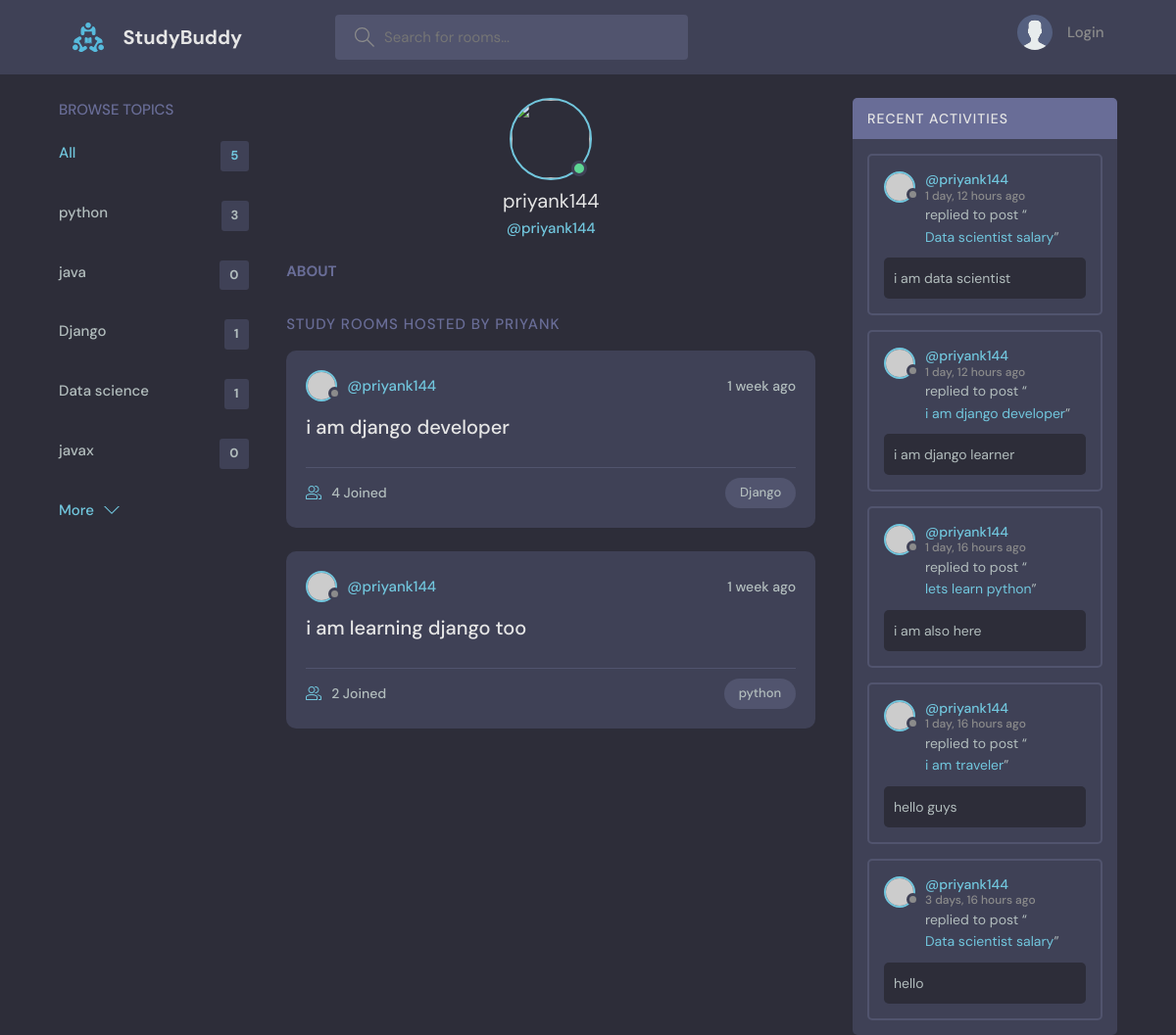
The app's page /profile/1 with its own data.
### base/models.py (models this page shows, shortened)
class Topic(models.Model):
    name = models.CharField(max_length=200)

class Room(models.Model):
    host = models.ForeignKey(User, on_delete=models.SET_NULL, null = True)
    topic = models.ForeignKey(Topic, on_delete=models.SET_NULL, null=True)
    name = models.CharField(max_length=200)
    description = models.TextField(null = True, blank = True)
    participants = models.ManyToManyField(User, related_name = 'participants', blank = True)
    updated = models.DateTimeField(auto_now=True)
    created = models.DateTimeField(auto_now_add=True)
    class Meta:
        ordering = ['-updated', '-created'] # '-' for descending order
    def __str__(self):
        return self.name

class Message(models.Model):
    user = models.ForeignKey(User, on_delete=models.CASCADE)
    room = models.ForeignKey(Room, on_delete=models.CASCADE) #cascade means if room deleted then all message from that room will get deleted.
    body = models.TextField()
    updated = models.DateTimeField(auto_now=True)
    created = models.DateTimeField(auto_now_add=True)
    class Meta:
        ordering = ['-updated', '-created'] # '-' for descending order

### base/views.py (the view)
# urls.py: path('profile/<str:pk>', views.userProfile, name = "user-profile"),
def userProfile(request, pk):
    user = User.objects.get(id = pk)
    rooms = user.room_set.all()
    room_messages = user.message_set.all()
    topics = Topic.objects.all()
    context = {'user': user, 'rooms': rooms, 'room_messages': room_messages, 'topics': topics}
    return render(request, 'base/profile.html', context)

### base/templates/base/profile.html (shortened to what this page needs)
{% extends 'main.html' %}
{% block content %}
<main class="profile-page layout layout--3">
  <div class="container">
    {% include 'base/topics_component.html' %}
    <div class="roomList">
      <div class="profile">
        <div class="profile__avatar">
          <div class="avatar avatar--large active">
            <img src="{{user.avatar.url}}" />
          </div>
        </div>
        <div class="profile__info">
          <h3>{{user.username}}</h3>
          <p>@{{user.username}}</p>
        </div>
        <div class="profile__about">
          <h3>About</h3>
        </div>
      </div>
      <div class="roomList__header">
        <div>
          <h2>Study Rooms Hosted by Priyank</a>
          </h2>
        </div>
      </div>
      {% include 'base/feed_component.html' %}
    </div>
    {% include 'base/activity_component.html' %}
  </div>
</main>
{% endblock content %}

### base/templates/base/topics_component.html
<div class="topics">
    <div class="topics__header">
      <h2>Browse Topics</h2>
    </div>
    <ul class="topics__list">
      <li>
        <a href="{% url 'home' %}" class="active">All <span>{{topics.count}}</span></a>
      </li>
      {% for topic in topics %}
      <li>
    <a href="{% url 'home' %}?q={{topic.name}}">{{topic.name}} <span>{{topic.room_set.all.count}}</span></a>
      </li>
      {% endfor %}
    </ul>
    <a class="btn btn--link" href="topics.html">
      More
      <svg version="1.1" xmlns="http://www.w3.org/2000/svg" width="32" height="32" viewBox="0 0 32 32">
        <title>chevron-down</title>
        <path d="M16 21l-13-13h-3l16 16 16-16h-3l-13 13z"></path>
      </svg>
    </a>
  </div>

### base/templates/base/feed_component.html (shortened to what this page needs)
{% for room in rooms %}
<div class="roomListRoom">
  <div class="roomListRoom__header">
    <a href="{% url 'user-profile' room.host.id %}" class="roomListRoom__author">
      <div class="avatar avatar--small">
        <img src="https://randomuser.me/api/portraits/women/11.jpg" />
      </div>
      <span>@{{room.host.username}}</span>
    </a>
    <div class="roomListRoom__actions">
      <span>{{room.created| timesince}} ago</span>
    </div>
  </div>
  <div class="roomListRoom__content">
    <a href="{% url 'room' room.id %}">{{room.name}}</a>
  </div>
  <div class="roomListRoom__meta">
    <a href="{% url 'room' room.id %}" class="roomListRoom__joined">
      {{room.participants.all.count}} Joined
    </a>
    <p class="roomListRoom__topic">{{room.topic.name}}</p>
  </div>
</div>
{% endfor %}

### base/templates/base/activity_component.html (shortened to what this page needs)
<div class="activities">
    <div class="activities__header">
      <h2>Recent Activities</h2>
    </div>
    {% for message in room_messages%}
    <div class="activities__box">
      <div class="activities__boxHeader roomListRoom__header">
        <a href="{% url 'user-profile' message.user.id %}" class="roomListRoom__author">
          <div class="avatar avatar--small">
            <img src="https://randomuser.me/api/portraits/women/11.jpg" />
          </div>
          <p>
            @{{message.user}}
            <span>{{message.created| timesince}} ago</span>
          </p>
        </a>
      </div>
      <div class="activities__boxContent">
        <p>replied to post “<a href="{% url 'room' message.room.id %}">{{message.room}}</a>”</p>
        <div class="activities__boxRoomContent">
          {{message.body}}
        </div>
      </div>
    </div>
   {% endfor %}
  </div>

### records on screen
Topic: name "python", room_set.all.count "3"
Topic: name "java", room_set.all.count "0"
Topic: name "Django", room_set.all.count "1"
Topic: name "Data science", room_set.all.count "1"
Topic: name "javax", room_set.all.count "0"
Room: host.username "priyank144", created "1 week", name "i am django developer", participants.all.count "4", topic.name "Django"
Room: host.username "priyank144", created "1 week", name "i am learning django too", participants.all.count "2", topic.name "python"
Message: user "priyank144", created "1 day, 12 hours", room "Data scientist salary", body "i am data scientist"
Message: user "priyank144", created "1 day, 12 hours", room "i am django developer", body "i am django learner"
Message: user "priyank144", created "1 day, 16 hours", room "lets learn python", body "i am also here"
Message: user "priyank144", created "1 day, 16 hours", room "i am traveler", body "hello guys"
Message: user "priyank144", created "3 days, 16 hours", room "Data scientist salary", body "hello"

### other values on screen
{{ topics.count }} "5"
{{ user.username }} "priyank144"
